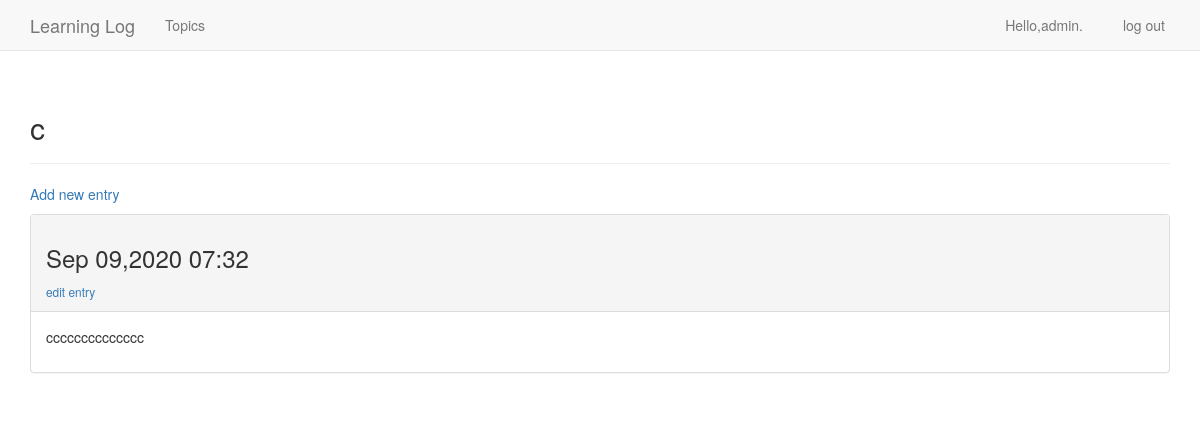
The app's page /learning_logs/topics/4/ (signed in) with its own data.
### learning_logs/models.py (models this page shows, shortened)
class Topic(models.Model):
    text = models.CharField(max_length=200)
    date_added = models.DateTimeField(auto_now_add=True)
    owner = models.ForeignKey(User,on_delete=models.CASCADE)
    def __str__(self):
        return self.text

class Entry(models.Model):
    topic = models.ForeignKey(Topic,on_delete=models.CASCADE)
    text = models.TextField()
    date_added = models.DateTimeField(auto_now_add=True)
    class Meta:
        verbose_name_plural = 'entries'

### learning_logs/views.py (the view)
# urls.py: url(r'^topics/(?P<topic_id>\d+)/$',views.topic,name='topic'),
@login_required
def topic(request,topic_id):
    topic = Topic.objects.get(id=topic_id)
    if topic.owner != request.user:
        raise Http404
    entries = topic.entry_set.order_by('-date_added')
    context = {'topic':topic,'entries':entries}
    return render(request,'learning_logs/topic.html',context)

### templates/learning_logs/topic.html
 {% extends "learning_logs/base.html"%}
 {% load bootstrap4 %}
 {% block header %}
    <h2>{{ topic }}</h2>
 {% endblock header%}
 {% block content %}
     <p>
         <a href="{% url 'learning_logs:new_entry' topic.id %}">Add new entry</a>
     </p>
         {% for entry in entries%}
     <div class="panel panel-default">
         <div class="panel-heading">
             <h3>
                 {{ entry.date_added|date:'M d,Y H:i' }}
             </h3>
             <small>
                 <a href="{% url 'learning_logs:edit_entry' entry.id %}"> edit entry </a>
             </small>
         </div>
         <div class="panel-body">
             {{ entry.text|linebreaks }}
         </div>
     </div>
         {% empty%}
         There are no entries for Topic yet.
         {% endfor %}
 {% endblock content %}

### templates/learning_logs/base.html (shortened to what this page needs)
{% load bootstrap4 %}
<!DOCTYPE html>
<html lang="en">
<head>
    <link rel="stylesheet" href="https://cdn.staticfile.org/twitter-bootstrap/3.3.7/css/bootstrap.min.css">
</head>
<body>
    <nav class="navbar navbar-default navbar-static-top" role="navigation">
        <div class="container-fluid">
        <div class="container">
            <div class="navbar-header">
                <a class="navbar-brand" href="{% url 'learning_logs:index'%}">
                    Learning Log</a>
            </div>
            <div id="navbar" class="collapse navbar-collapse">
                <ul class="nav navbar-nav">
                    <li><a href="{% url 'learning_logs:topics' %}">Topics</a></li>
                </ul>
                <ul class="nav navbar-nav navbar-right list-inline">
                    {% if user.is_authenticated %}
                    <li><a>Hello,{{ user.username }}. </a></li>
                    <li><a href="{% url 'users:logout' %}"> log out</a></li>
                    {% else %}
                     <li><a href="{% url 'users:login' %}"> log in </a></li>
                     <li><a href="{% url 'users:register' %}"> register </a></li>
                    {% endif %}
                </ul>
            </div>
        </div>
        </div>
    </nav>
<div class="container">
     <div class="page-header">
        {% block header %}{% endblock header %}
    </div>
    <div>{% block content %} {% endblock content %}</div>
</div>
</body>
</html>

### records on screen
Topic: text "c"
Entry: date_added "Sep 09,2020 07:32", text "cccccccccccccc"

### other values on screen
{{ user.username }} "admin"
